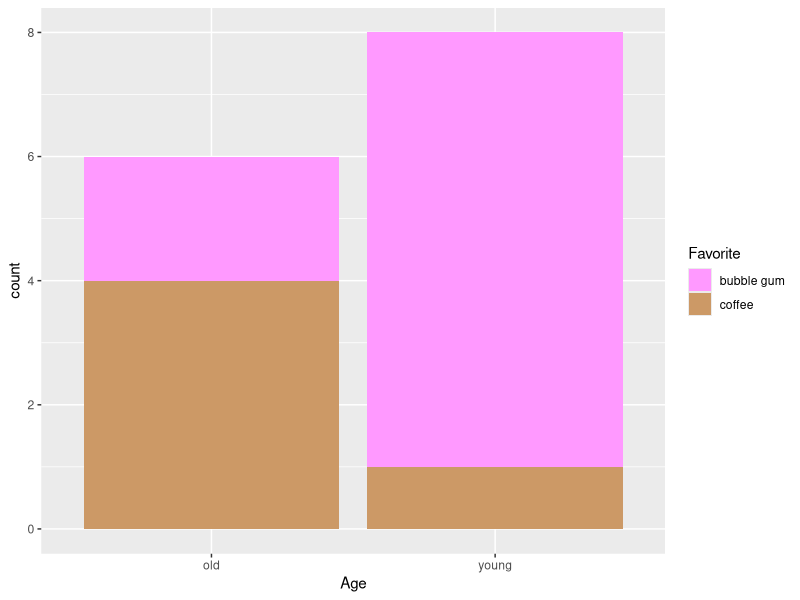
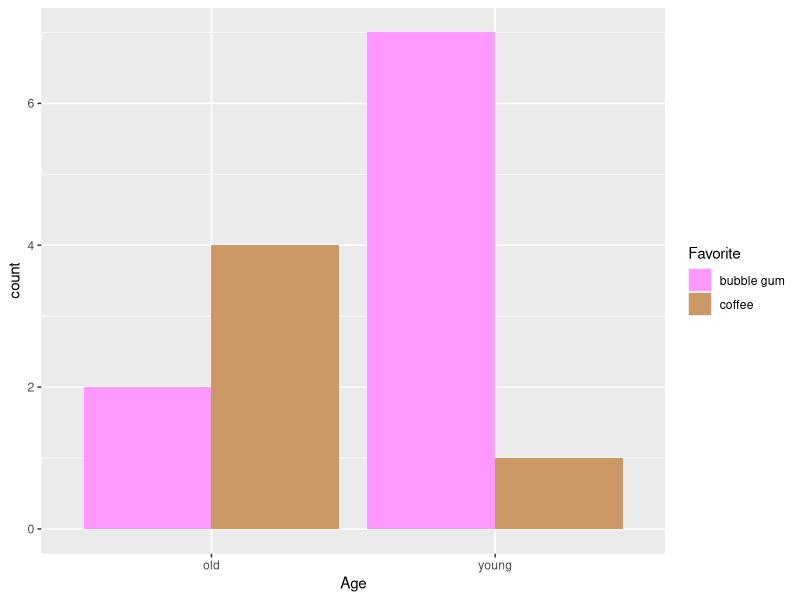
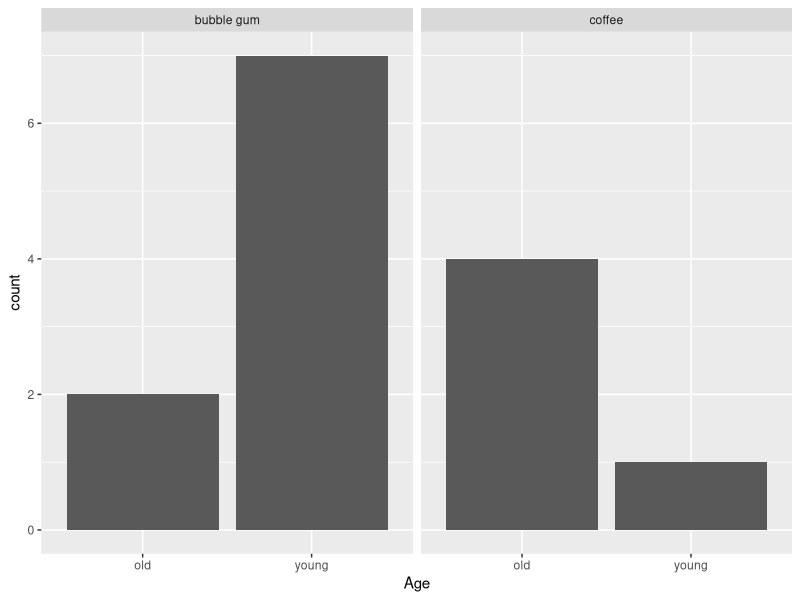
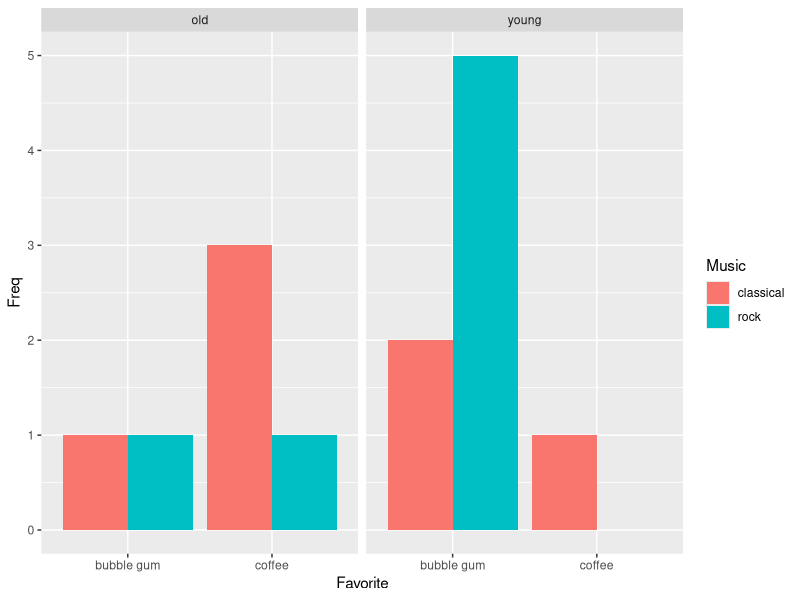

These figures' R source, in order:
## ---- chunk 1
library(ggplot2)
library(dplyr)
library(tidyr)
cases <- read.csv("data/icecream.csv")
icecreamcolors <- c("#ff99ff", "#cc9966") # pink, coffee
ggplot(cases, aes(x = Age, fill = Favorite)) + 
    geom_bar() + scale_fill_manual(values = icecreamcolors)
## ---- chunk 2
ggplot(cases, aes(x = Age, fill = Favorite)) +
  geom_bar(position = "dodge") +
  scale_fill_manual(values = icecreamcolors)
## ---- chunk 3
ggplot(cases, aes(x = Age)) +
  geom_bar(position = "dodge") +
  facet_wrap(~Favorite)
## ---- chunk 4
counts3 <- cases %>%
  group_by(Age, Favorite, Music) %>%
  summarize(Freq = n()) %>%
  ungroup() %>%
  complete(Age, Favorite, Music, fill = list(Freq = 0))

ggplot(counts3, aes(x = Favorite, y = Freq, fill = Music)) +
  geom_col(position = "dodge") +
  facet_wrap(~Age)
